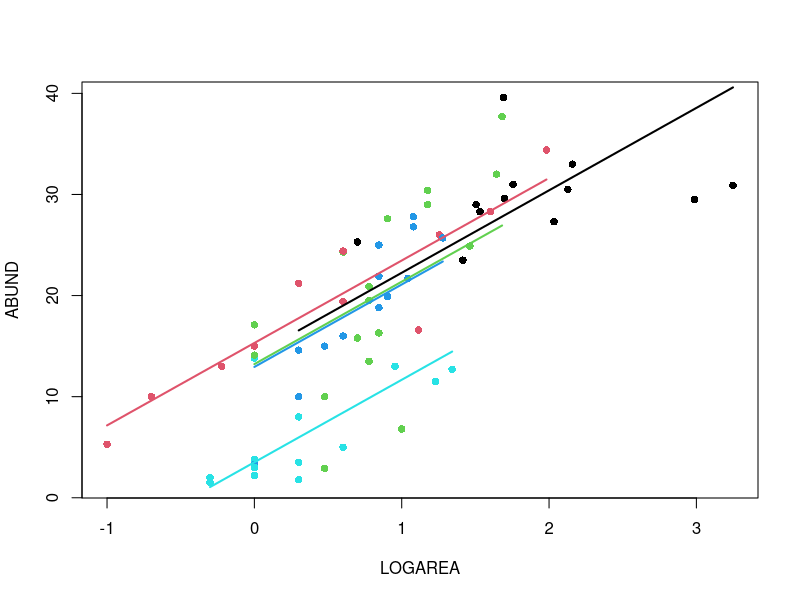

R code for this plot:
## ---- eval=TRUE, echo=SOLUTIONS, results=SOLUTIONS, collapse=TRUE---------------------------------------------
loyn <- read.table("./data/loyn.txt", header = TRUE)
str(loyn)


## ---- eval=TRUE, echo=SOLUTIONS, results=SOLUTIONS, collapse=TRUE---------------------------------------------
loyn$LOGAREA <- log10(loyn$AREA)
# create factor GRAZE as it was originally coded as an integer
loyn$FGRAZE <- factor(loyn$GRAZE)


## ---- eval=SOLUTIONS, echo=SOLUTIONS, results=SOLUTIONS, collapse=TRUE----------------------------------------
## plot(LOGAREA ~ GRAZE, xlab = "Grazing level", ylab = "Patch area", data = loyn)
## 
## # There is a good spread of patch areas within each grazing level overall,
## # although there is a trend for more grazing the smaller the patch is.
## # the lowest level of grazing intensity happens to be predominantly in larger patches (including the two monster patches)
## 
## # How would we expect adding grazing level to the LOGAREA model to affect the predictions of the model? Think particularly of the largest two patches which were previously overestimated by the model (negative residuals - see the linear model 1 exercise)?
## # Since the lowest grazing levels appear to be associated with the highest bird abundances,
## # we could expect a model combining area and grazing level to predict an even higher abundance for these patches
## # this would not improve the situation for these patches, at least. But let's find out if that's the case!


## ---- eval=SOLUTIONS, echo=SOLUTIONS, results=SOLUTIONS, collapse=TRUE----------------------------------------
## coplot(ABUND ~ LOGAREA | FGRAZE, data = loyn)
## 
## # There is a lot of variation in there, but:
## # The mean abundance seems to decrease as grazing levels increase. Most noticeable in the highest grazing level.
## # For a given grazing level, the abundance seems to increase with the log-patch area.
## # It is unclear from this if the slope of the log-area effect is different between grazing levels


## ---- eval=TRUE, echo=SOLUTIONS, results=SOLUTIONS, collapse=TRUE---------------------------------------------
birds.add.1 <- lm(ABUND ~ LOGAREA + FGRAZE, data = loyn)


## ---- eval=TRUE, echo=SOLUTIONS, results=SOLUTIONS, collapse=TRUE---------------------------------------------
anova(birds.add.1)

# null hypothesis 1: There is no effect of LOGAREA on ABUND (the coefficient for LOGAREA is zero)
# null hypothesis 2: There is no effect of FGRAZE on ABUND (no difference between grazing levels *after* the effect of LOGAREA)
# the p values are all very small therefore reject both null hypotheses.

# Proportions of variation can all be calculated by hand by copy-paste of the Sum Sq values if you prefer, but
# we can extract the Sums of squares like this:
str(anova(birds.add.1)) # examine the structure of the returned object
birds.add.1.SS<- anova(birds.add.1)$'Sum Sq' # store values of interest
birds.add.1.SS # checking that we have extracted the Sums of squares as intended

birds.add.1.SST<- sum(anova(birds.add.1)$'Sum Sq') # compute SST

# proportion of variation in the data explained by the model:
(birds.add.1.SST - birds.add.1.SS[3]) / birds.add.1.SST # 0.7269773

# proportion of variation in the data explained by predictors:
(birds.add.1.SS[1:2]) / birds.add.1.SST # 0.5476530 0.1793243

# So that's 55% for LOGAREA and 18% for FGRAZE after LOGAREA



## ---- eval=TRUE, echo=SOLUTIONS, results=SOLUTIONS, collapse=TRUE---------------------------------------------
birds.add.2 <- lm(ABUND ~ FGRAZE + LOGAREA, data = loyn)
anova(birds.add.2)

# null hypothesis 1: There is no effect of FGRAZE on ABUND (no difference between grazing levels)
# null hypothesis 2: There is no effect of LOGAREA on ABUND (the coefficient for LOGAREA is zero *after* the effect of FGRAZE)
# the p values are all very small therefore reject both null hypotheses.

# we can also extract the Sums of squares like this:
birds.add.2.SS<- anova(birds.add.2)$'Sum Sq' # store values of interest
birds.add.2.SST<- sum(anova(birds.add.2)$'Sum Sq') # compute SST

# proportion of variation in the data explained by the model:
(birds.add.2.SST - birds.add.2.SS[3]) / birds.add.2.SST # the same as the previous model

# proportion of variation in the data explained by predictors:
(birds.add.2.SS[1:2]) / birds.add.2.SST # 0.5449233 0.1820540

# So that's 54% for LOGAREA and 18% for FGRAZE after LOGAREA, essentially reversing the contributions found in the first model.
# Conclusion: here the order matters a lot. This is not too surprising since the design is unbalanced and FGRAZE and LOGAREA covary (they are correlated)



## ---- eval=TRUE, echo=SOLUTIONS, results=SOLUTIONS, collapse=TRUE---------------------------------------------
summary(birds.add.1)

# Here the intercept (baseline) is *NOT* the mean abundance of birds for FGRAZE level 1. It is the predicted `ABUND` for LOGAREA = 0, for FGRAZE level 1.
# the null hypothesis for the intercept is that the intercept = 0.
# As the p value (p < 2e-16) is very small we reject this null hypothesis and conclude that the
# intercept is significantly different from 0. Not a biologically relevant hypothesis test, in this context (in fact totally arbitrary, as the location of the zero is determined by the transformation we chose)

# For LOGAREA, the null hypothesis is that the slope of the relationship
# between LOGAREA and ABUND = 0 (no relationship)

# The remaining estimates are differences (contrasts) between each level and the reference level, FGRAZE1. 
# For example the FGRAZE2 estimate is 0.38, so there are 0.38 more birds on average in graze level 2 compared to graze level 1, *for a given patch area*.
# This difference is however not significantly different from zero (p = 0.895993). 

# The difference between graze level 5 (FGRAZE5) and the reference FGRAZE1 is 
# -11.89 (11.89 fewer birds in graze 5 compared to graze 1), for *an identical patch area*.
# This difference is significantly different from 0 (p = 0.00017) and therefore the mean abundance of birds in graze level 5 is significantly lower than in graze level 1, for the same patch area.

# The Multiple R-square value is as we calculated from the anova table



## ---- eval=TRUE, echo=SOLUTIONS, results=SOLUTIONS, collapse=TRUE---------------------------------------------
# ABUND = 15.72*(Intercept) + 7.25*LOGAREA + 0.38*FGRAZE2 - 0.19*FGRAZE3 - 1.59*FGRAZE4 - 11.89*FGRAZE5
# Note that (Intercept) = 1 always

# expected abundance for (A): replace LOGAREA by -0.5, and all FGRAZE2...5 by 0
15.72*1 + 7.25*(-0.5) + 0.38*0 - 0.19*0 - 1.59*0 - 11.89*0 # 12.095

# could also extract the model coefficients like this:
birds.add.1.coef<- coef(birds.add.1)
birds.add.1.coef
# and multiply by the predictor values to obtain the equivalent prediction (difference due to my own roundings of estimates above)
sum(birds.add.1.coef * c(1, -0.5, 0, 0, 0, 0)) # 12.09278 

# expected abundance for (B): input 1 for the GRAZE3 variable
15.72*1 + 7.25*(-0.5) + 0.38*0 - 0.19*1 - 1.59*0 - 11.89*0 # 11.905
# or
sum(birds.add.1.coef * c(1, -0.5, 0, 1, 0, 0)) # 11.90349

# the difference (B) 11.90349 - (A) 12.09278 should correspond to the estimate for the GRAZE3 coefficient

# expected abundance for (C)
sum(birds.add.1.coef * c(1, 0.5, 0, 1, 0, 0)) # 19.15072

# the difference (C) 19.15072 - (B) 11.90349 should coincide with the estimate of the slope for the LOGAREA effect, since there is just one LOGAREA unit of difference and the slope is the change in expected abundance for a 1-unit increase in the predictor.



## ---- eval=SOLUTIONS, echo=SOLUTIONS, results=SOLUTIONS, collapse=TRUE----------------------------------------
## # first split the plotting device into 2 rows and 2 columns
## par(mfrow = c(2,2))
## 
## # now create the residuals plots
## plot(birds.add.1)
## 
## # To test the normality of residuals assumption we use the Normal Q-Q plot.
## # The central residuals are not too far from the Q-Q line but the extremes are too extreme (the tails of the distribution are too long). Some observations, both high and low, are poorly explained by the model.
## # The plot of the residuals against the fitted values suggests these extreme residuals happen for intermediate fitted values.
## # Looking at the homogeneity of variance assumption (Residuals vs Fitted and Scale-Location plot),
## # the graphs are mostly messy, with no clear pattern emerging. There is a hint of smaller variance with the lowest fitted values, which is not ideal.
## # This could mean that the homogeneity of variance assumption is not met (i.e. the variances are not the same).
## # The observations with the highest leverage don't appear to be overly influential, according to the Cook's distances in the Residuals vs Leverage plot.
## 
## # ABUND being bounded by zero, it wouldn't be too surprising that the variance increases with the mean abundance.
## # This is often improved by log-transforming the response
## loyn$logABUND<- log(loyn$ABUND + 1) # here the natural log
## birds.add.3 <- lm(logABUND ~ LOGAREA + FGRAZE, data = loyn)
## par(mfrow = c(2,2))
## plot(birds.add.3)
## 
## # Not this time! Lots of extreme negative residuals generated.
## 
## # Back to `birds.add.1` the other issue was the extreme residuals.
## # This could be due to missing important predictors from the model, either new predictors altogether,
## # or interactions: is it okay to assume the effect of LOGAREA to be the same for all grazing levels?
## 


## ---- eval=TRUE, echo=TRUE, collapse=FALSE--------------------------------------------------------------------
par(mfrow= c(1, 1))
plot(ABUND ~ LOGAREA, data= loyn, col= GRAZE, pch= 16)

# let's use a loop, to save repeating the following sequence 5 times:
for(g in levels(loyn$FGRAZE)){# `g` will take the values "1", "2", "3", "4" and "5" in turn
	LOGAREA.seq<- seq(from= min(loyn$LOGAREA[loyn$FGRAZE == g]),
										to= max(loyn$LOGAREA[loyn$FGRAZE == g]),
														length= 20)
	dat4pred<- data.frame(FGRAZE= g, LOGAREA= LOGAREA.seq)
	dat4pred$predicted<- predict(birds.add.1, newdata= dat4pred)
	lines(predicted ~ LOGAREA, data= dat4pred, col= as.numeric(g), lwd= 2)
}


## ---- eval=SOLUTIONS, echo=SOLUTIONS, results=SOLUTIONS, collapse=TRUE----------------------------------------
## # There is a significant effect of grazing levels, especially the highest level with a negative effect on bird abundance
## 
## # There is a significant positive effect of patch area, too.
## 
## # The relative importance of patch area and grazing is not clear, as these are correlated, with smaller patches also having higher grazing intensity on average, and larger patches lower grazing intensity.
## 
## # Some observations are poorly predicted (fitted) using the current set of predictors.


## ---- eval=TRUE, echo=SOLUTIONS, results=SOLUTIONS, collapse=TRUE---------------------------------------------
birds.inter.1 <- lm(ABUND ~ FGRAZE * LOGAREA , data = loyn)


## ---- eval=TRUE, echo=SOLUTIONS, results=SOLUTIONS, collapse=TRUE---------------------------------------------
anova(birds.inter.1)

# null hypothesis 1: There is no effect of LOGAREA on ABUND (the coefficient for LOGAREA is zero)
# null hypothesis 2: There is no effect of FGRAZE on ABUND (no difference between grazing levels *after* the effect of LOGAREA)
# null hypothesis 3: There is no effect of an FGRAZE by ABUND interaction *after* the effects of LOGAREA and FGRAZE combined). A couple of equivalent ways to say this: the effect of LOGAREA doesn't differ among FGRAZE levels or: the difference in bird abundance between grazing levels is the same for all patch areas.

# As long as there is an interaction in the model, the null hypotheses 1 and 2 ("main effects") are not relevant to us
# the p value for the interaction is large, therefore we fail to reject the null hypothesis: there is no evidence supporting this interaction.


## ---- eval=TRUE, echo=SOLUTIONS, results=SOLUTIONS, collapse=TRUE---------------------------------------------
summary(birds.inter.1)

# Here the intercept (baseline) is the predicted `ABUND` for LOGAREA = 0, for FGRAZE level 1.
# the null hypothesis for the intercept is that the intercept = 0 (not biologically relevant).

# LOGAREA represents the slope for LOGAREA, specific to level FGRAZE = 1.
# The null hypothesis is that the slope of the relationship
# between LOGAREA and ABUND = 0, for level FGRAZE = 1 only. 

# FGRAZE2...5 estimate differences (contrasts) between the *intercept* of each level and the *intercept* of the reference level, FGRAZE = 1. 

# FGRAZE2...5:LOGAREA estimate differences (contrasts) between the *slope* of LOGAREA for each level and the *slope* of LOGAREA for the reference level, FGRAZE = 1. 


# The Multiple R-square value is 0.76, slightly up from the purely additive model (but not much, given that we have added a whole 4 parameters to the model, i.e. nearly doubled its complexity)



## ---- eval=TRUE, echo=SOLUTIONS, results=SOLUTIONS, collapse=TRUE---------------------------------------------
# ABUND = 21.243*(Intercept) - 6.165*FGRAZE2 - 7.215*FGRAZE3 - 17.910*FGRAZE4 - 17.043*FGRAZE5 + 4.144*LOGAREA + 4.368*FGRAZE2:LOGAREA + 4.989*FGRAZE3:LOGAREA + 15.235*FGRAZE4:LOGAREA + 1.996*FGRAZE5:LOGAREA
# Note that (Intercept) = 1 always

# expected abundance for (A): replace LOGAREA by 2.5, and all terms involving FGRAZE2...5 by 0
21.243*1 - 6.165*0 - 7.215*0 - 17.910*0 - 17.043*0 + 4.144*2.5 + 4.368*0 + 4.989*0 + 15.235*0 + 1.996*0 # 31.603

# much lower risk of error by extracting the model coefficients like this:
birds.inter.1.coef<- coef(birds.inter.1)
birds.inter.1.coef # check coefficients and their order
# and multiply by the predictor values to obtain the equivalent prediction
sum(birds.inter.1.coef * c(1, 0, 0, 0, 0, 2.5, 0, 0, 0, 0)) # 31.60296 

# expected abundance for (B): input 1 for the GRAZE5 variable and -0.5 for variables LOGAREA and FGRAZE5:LOGAREA
21.243*1 - 6.165*0 - 7.215*0 - 17.910*0 - 17.043*1 + 4.144*(-0.5) + 4.368*0 + 4.989*0 + 15.235*0 + 1.996*(-0.5) # 1.13
# or
sum(birds.inter.1.coef * c(1, 0, 0, 0, 1, -0.5, 0, 0, 0, -0.5)) # 1.130203 

# Well done if you got there!


## ---- eval=SOLUTIONS, echo=SOLUTIONS, results=SOLUTIONS, collapse=TRUE----------------------------------------
## # first split the plotting device into 2 rows and 2 columns
## par(mfrow = c(2,2))
## 
## # now create the residuals plots
## plot(birds.inter.1)
## 
## # Not a great deal of an improvement! Just marginally better in every respect, thanks to increasing the fit slightly (by throwing lots of new model parameters at the data).


## ---- eval=SOLUTIONS, echo=SOLUTIONS, results=SOLUTIONS, collapse=FALSE---------------------------------------
## par(mfrow= c(1, 1))
## plot(ABUND ~ LOGAREA, data= loyn, col= GRAZE, pch= 16)
## 
## # let's use a loop, to save repeating the following sequence 5 times:
## for(g in levels(loyn$FGRAZE)){# `g` will take the values "1", "2", "3", "4" and "5" in turn
## 	LOGAREA.seq<- seq(from= min(loyn$LOGAREA[loyn$FGRAZE == g]),
## 										to= max(loyn$LOGAREA[loyn$FGRAZE == g]),
## 														length= 20)
## 	dat4pred<- data.frame(FGRAZE= g, LOGAREA= LOGAREA.seq)
## 	dat4pred$predicted<- predict(birds.inter.1, newdata= dat4pred)
## 	lines(predicted ~ LOGAREA, data= dat4pred, col= as.numeric(g), lwd= 2)
## }


## ---- eval=TRUE, echo=TRUE, collapse=TRUE---------------------------------------------------------------------
# The slopes of the LOGAREA effect across grazing levels are all over the place, without any coherent pattern (for instance, they could have been increasing or decreasing gradually from low to high grazing intensity)

# The interaction is non-significant, so isn't supported statistically either.

# Time to revert to the simpler, or a different model? More on this in the next session!


